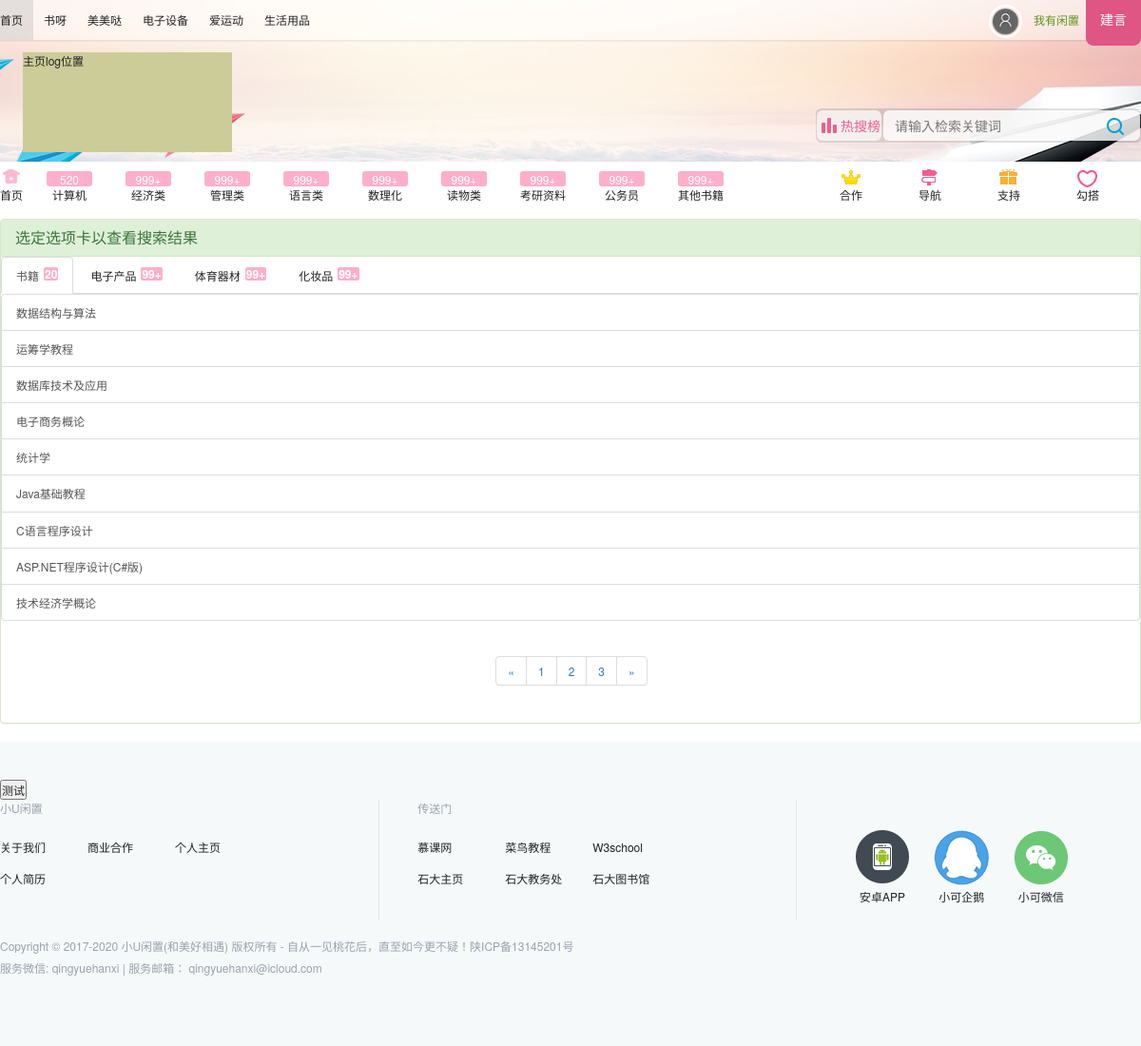
Screenshot of /search.php with the database file from the repository.
### tables this page shows
CREATE TABLE `books` (
  `id` int(11) NOT NULL AUTO_INCREMENT COMMENT '编号 主键',
  `title` varchar(30) NOT NULL COMMENT '书名',
  `author` varchar(30) NOT NULL COMMENT '作者 多名作者 以英文逗号分隔',
  `press` varchar(25) NOT NULL COMMENT '出版社',
  `edition` int(11) NOT NULL DEFAULT '1' COMMENT '版次 未填写则是第一版',
  `label` varchar(25) DEFAULT NULL COMMENT '标签，书的类型，可以多个，以英文逗号分隔',
  `publishdate` date NOT NULL COMMENT '出版日期',
  `printdate` date NOT NULL COMMENT '印刷日期',
  `enteringdate` date NOT NULL COMMENT '录入数据库日期',
  `username` varchar(20) NOT NULL COMMENT '书的主人',
  `price` tinyint(4) NOT NULL COMMENT '书的主人出示的价格 <=300',
  `comment` text COMMENT '主人对书的简介',
  PRIMARY KEY (`id`)
);

### php/pdo_connect.php (called while the page is built, shortened)
<?php
function getPdo(){
	$host = "127.0.0.1";
	$db_name = "syth";
	$user = "shiyoutaohua";
	$password = "12345687";
	$dsn = "mysql:host=$host;dbname=$db_name";
	try{
		$pdo = new PDO($dsn, $user, $password);
	}catch(Exception $e){
		$e->getMessage();
	}
	$pdo ->query("set names utf8");
	return $pdo;
}
?>

### php/search_tools.php (called while the page is built, shortened)
<?php
require_once("pdo_connect.php");
class SearchBooksByKeyword{
	private $pdo,$keyword,$result;
	private $keyArray;
	public function __construct($keyWord){
		$this->pdo = getPdo();
		$this->keyArray = explode(" ", $keyWord);
	}
	function getLargeCount(){
		$sql = "";
		for($i = 0; $i < count($this->keyArray); $i ++){
			$key = $this->keyArray[$i];
			if($i === 0){
				$sql = "SELECT id FROM `books` WHERE (`label` LIKE '%".$key."%' OR `title` LIKE '%".$key."%')";
			}else{
				$sql = $sql." OR (`label` LIKE '%".$key."%' OR `title` LIKE '%".$key."%')";
			}
		}
		try{
			$this->result = $this->pdo->query($sql);
		}
		catch(Exception $e){
			$e->getMessage();
		}
		return count($this->result->fetchAll());
	}
	function getLargeIdSet($pageCode){
		$offset = 9*($pageCode-1);
		$sql = "";
		for($i = 0; $i < count($this->keyArray); $i ++){
			$key = $this->keyArray[$i];
			if($i === 0){
				$sql = "SELECT id FROM `books` WHERE (`label` LIKE '%".$key."%' OR `title` LIKE '%".$key."%') LIMIT ".$offset.",9";
			}else{
				$sql = str_ireplace(substr($sql, -10), "", $sql);
				$sql = $sql." OR (`label` LIKE '%".$key."%' OR `title` LIKE '%".$key."%') LIMIT ".$offset.",9";
			}
		}
		$res = $this->pdo->query($sql);
		return $res;
	}
}
?>

### php/get_all_book_info_by_id.php (called while the page is built, shortened)
<?php
require_once("pdo_connect.php");
class SingleBookInfo{
	private $id_book,$resultArray, $sql;
	public function __construct($id_book){
		@$this->pdo = getPdo();
		$this->sql = "SELECT * FROM books WHERE id=$id_book";
		try{
			$result = $this->pdo->query($this->sql);
			$this->resultArray = $result->fetch(PDO::FETCH_ASSOC);
		}
		catch(Exception $e){
			$e->getMessage();
		}
	}
	function getTitle(){
		return $this->resultArray["title"];
	}
}
?>

### search.php (the view, shortened to what this page needs)
<!doctype html>
<html>
<head>
<link href="css/header.css" rel="stylesheet" type="text/css">
<link href="css/search.css" rel="stylesheet" type="text/css">
<link href="css/footer.css" rel="stylesheet" type="text/css">
<link rel="stylesheet" href="http://cdn.bootcss.com/bootstrap/3.3.7/css/bootstrap.min.css">
<?php
	include_once("php/search_tools.php");
	include_once("php/get_all_book_info_by_id.php");
?>
</head>
<body>
	<header>
    	<div class="minitop">
        	<div class="box1">
            	<ul>
                	<a href="index.php"><li class="li_1" title="首页-U你真好">首页</li></a>
                    <a href="404.html" target="new" title="二手书"><li>书呀</li></a>
                    <a href="404.html" target="new" title="护肤品&衣服"><li>美美哒</li></a>
                    <a href="404.html" target="new" title="电子设备"><li>电子设备</li></a>
                    <a href="404.html" target="new" title="运动健身器材"><li>爱运动</li></a>
                    <a href="404.html" target="new" title="生活用品"><li>生活用品</li></a>
                </ul>
                <div class="login-feedback">
					<a><div class="suggest" title="我们乐意倾听你!">建言</div></a>
					<a><div class="upload">我有闲置</div></a>
					<a href="login.php" target="_top" title="登录">
						<div id="login-ico" class="login">
							<img width="35" height="35" src="images/user-ico/unlogin.png">
						</div>
					</a>
                </div>
            </div>
        </div>
        <div class="topbox">
        	<div class="log_search">
        		<a href="" class="log">主页log位置</a>
            	<div class="search_newest">
            		<a href="404.html" target="new" class="newest" title="大家都在找什么?">
                		<span>热搜榜</span>
                	</a>
                	<div class="search">
                    	<form id="form1" method="get" action="search.php">
                            <input id="word-search" name="keyword" type="text" placeholder="请输入检索关键词">
                            <button name="search" type="submit" title="查找"></button>
                        </form>
                	</div>
            	</div>
            </div>
        </div>
        <nav>
        	<ul>
            	<li>
                	<a href="index.php">
                		<i></i>
                    	<div class="nav-name">首页</div>
                    </a>
                </li>
                <li>
                	<a href="404.html" target="new">
                    	<span>520</span>
                        <div class="nav-name">计算机</div>
                    </a>
                </li>
                <li>
                	<a href="404.html" target="new">
                    	<span>999+</span>
                        <div class="nav-name">经济类</div>
                    </a>
                </li>
                <li>
                	<a href="404.html" target="new">
                    	<span>999+</span>
                        <div class="nav-name">管理类</div>
                    </a>
                </li>
                <li>
                	<a href="404.html" target="new">
                    	<span>999+</span>
                        <div class="nav-name">语言类</div>
                    </a>
                </li>
                <li>
                	<a href="404.html" target="new">
                    	<span>999+</span>
                        <div class="nav-name">数理化</div>
                    </a>
                </li>
                <li>
                	<a href="404.html" target="new">
                    	<span>999+</span>
                        <div class="nav-name">读物类</div>
                    </a>
                </li>
                <li>
                	<a href="404.html" target="new">
                    	<span>999+</span>
                        <div class="nav-name">考研资料</div>
                    </a>
                </li>
                <li>
                	<a href="404.html" target="new">
                    	<span>999+</span>
                        <div class="nav-name">公务员</div>
                    </a>
                </li>
                <li>
                	<a href="404.html" target="new">
                    	<span>999+</span>
                        <div class="nav-name">其他书籍</div>
                    </a>
                </li>
            	<li>
                	<a href="404.html" target="new" title="加入我们">
                		<i></i>
                    	<div class="nav-name">合作</div>
                    </a>
                </li>
            	<li>
                	<a href="404.html" target="new" title="站内导航">
                		<i></i>
                    	<div class="nav-name">导航</div>
                    </a>
                </li>
            	<li>
                	<a title="请支持我们">
                		<i></i>
                    	<div class="nav-name">支持</div>
                    </a>
                </li>
            	<li>
                	<a href="404.html" target="new" title="此汉可撩（￣︶￣）↗">
                		<i></i>
                    	<div class="nav-name">勾搭</div>
                    </a>
                </li>
            </ul>
        </nav>
    </header>
	<div class="mainbox">
		<?php
			if(isset($_REQUEST["keyword"]) && $_REQUEST["keyword"] != null){
				$keyword = $_REQUEST["keyword"];
			}
			else{
				$keyword = "";
			}
			if(isset($_REQUEST["page"]) && $_REQUEST["page"] != null){
				if($_REQUEST["page"] < 1)
				{
					$page = 1;
				}
				else
				{
					$page = $_REQUEST["page"];
				}
			}
			else{
				$page = 1;
			}
			if(isset($_REQUEST["search"])){
				$isFromSearchbox = true;
			}
			else{
				$isFromSearchbox = false;
			}
			$searchBooksByKeyword = new SearchBooksByKeyword($keyword);
			$bookCount = $isFromSearchbox ? ($searchBooksByKeyword->getSmallCount()) : ($searchBooksByKeyword->getLargeCount());
		?>
		<div class="panel panel-success">
			<div class="panel-heading">
				<h3 class="panel-title">选定选项卡以查看搜索结果</h3>
			</div>
			<div class="panel-body" style="height: 490px; padding: 0;">
				<ul id="myTab" class="nav nav-tabs">
					<li class="active">
						<a href="#content1" data-toggle="tab">
							书籍
							<span id="bookcount" class="badge pull-right" style="padding: 1px; margin-left: 5px; border-radius: 2px; background-color: #ffafc9;">
								<?php
									if($bookCount > 99){echo "99+";}else{echo $bookCount;}
								?>
							</span>
						</a>
					</li>
					<li>
						<a href="#content2" data-toggle="tab">
							电子产品
							<span class="badge pull-right" style="padding: 1px; margin-left: 5px; border-radius: 2px; background-color: #ffafc9;">
								99+
							</span>
						</a>
					</li>
					<li>
						<a href="#content3" data-toggle="tab">
							体育器材
							<span class="badge pull-right" style="padding: 1px; margin-left: 5px; border-radius: 2px; background-color: #ffafc9;">
								99+
							</span>
						</a>
					</li>
					<li>
						<a href="#content4" data-toggle="tab">
							化妆品
							<span class="badge pull-right" style="padding: 1px; margin-left: 5px; border-radius: 2px; background-color: #ffafc9;">
								99+
							</span>
						</a>
					</li>
				</ul>
				<div id="myTabContent" class="tab-content">
					<div class="tab-pane fade in active" id="content1">
						<ul class="list-group">
							<?php
								if($isFromSearchbox)
								{
									$result = $searchBooksByKeyword->getSmallIdSet($page);
								}
								else
								{
									$result = $searchBooksByKeyword->getLargeIdSet($page);
								}
								$array = $result->fetchAll(PDO::FETCH_ASSOC);
								for($i = 0; $i < count($array); $i++){
									$bookId = $array[$i]["id"];
									$singleBookInfo = new SingleBookInfo($bookId);
									echo '<a href="module_books/book-detail.php?id_book='.$bookId.'" class="list-group-item" target="new">';
									echo $singleBookInfo->getTitle();
									echo '</a>';
								}
							?>
						</ul>
						<div class="page-code">
							<ul class="pagination">
								<?php
									if($bookCount == 0)
									{
									}
									else
									{
										echo '<li><a onClick="previousPage()">&laquo;</a></li>';
										for($i = 1; $i <= ceil($bookCount/9); $i++)
										{
											echo '<li><a href="search.php?keyword=',$keyword,'&page=',$i,'">',$i,'</a></li>';
										}
										echo '<li><a onClick="nextPage()">&raquo;</a></li>';
									}
								?>
							</ul>
						</div>
					</div>
				</div>
			</div>
		</div>
	</div>
    <footer>
		<button onClick="showPageCode()">测试</button>
    	<div class="wrapgate-about">
        	<table>
            	<tr>
                	<td>
						<span>小U闲置</span>
						<p><a>关于我们</a></p>
						<p><a>商业合作</a></p>
						<p><a>个人主页</a></p>
						<p><a>个人简历</a></p>
					</td>
                    <td>
						<span>传送门</span>
						<p><a href="https://www.imooc.com" title="慕课网" target="new">慕课网</a></p>
						<p><a href="http://www.runoob.com" title="菜鸟教程" target="new">菜鸟教程</a></p>
						<p><a href="http://www.w3school.com.cn" title="W3school" target="new">W3school</a></p>
						<p><a href="http://www.xapi.edu.cn" title="西安石油大学主页" target="new">石大主页</a></p>
						<p><a href="http://jwch.xsyu.edu.cn/index.html" title="西安石油大学教务处" target="new">石大教务处</a></p>
						<p><a href="http://lib.xsyu.edu.cn" title="西安石油大学图书馆" target="new">石大图书馆</a></p>
					</td>
                    <td>
                    	<div class="app-download">
                        	<i></i>
                            安卓APP
                        </div>
                        <div class="qq">
                        	<i></i>
                            小可企鹅
                        </div>
                        <div class="wechat">
                        	<i></i>
                            小可微信
                        </div>
                    </td>
                </tr>
            </table>
        </div>
        <div class="copyright">
        	<p>Copyright © 2017-2020 小U闲置(和美好相遇) 版权所有 - 自从一见桃花后，直至如今更不疑！陕ICP备13145201号</p>
			<p>服务微信: qingyuehanxi | 服务邮箱： qingyuehanxi@icloud.com</p>
        </div>
	</footer>
</body>
</html>

### css/search.css (style rules this page uses)
.mainbox { width: 1200px; height: 550px; position: absolute; top: 230px; left: 0; right: 0; margin: 0 auto; }
.list-group a { overflow: hidden; text-overflow: ellipsis; }
.page-code { width: 1200px; height: 40px; position: absolute; bottom: 50px; }
.page-code ul { display: table; margin: 0 auto; }

### css/footer.css (style rules this page uses)
footer { height:320px; width:100%; position:absolute; top:2200px; background-color: #f6f9fa; padding-top: 40px; }
.wrapgate-about { width:1200px; height:120px; position:absolute; left:50%; margin-left:-600px; }
.wrapgate-about table td { width:370px; height:120px; border-right: 1px solid rgba(229,233,239,1.00); padding:0 40px 0 0; vertical-align: top; }
.wrapgate-about table td span { display: block; float: left; width: 318px; color:#99a2aa; margin-bottom: 24px; }
.wrapgate-about table td p { width: 92px; margin-bottom: 16px; color: rgba(34,34,34,1.00); float: left; }
.wrapgate-about table td:nth-child(2) { padding-left: 40px; }
.wrapgate-about table td:nth-child(3) { height: 90px; padding: 30px 0 0 40px; border: none; }
.wrapgate-about table td:nth-child(3) div { margin:0 0 0 20px; border-radius:5px; }
.wrapgate-about .app-download { width:60px; height:96px; display:inline-block;text-align: center; }
.wrapgate-about .app-download i { display:inline-block; width:60px; height:60px; background-image:url(../images/icons.png); background-position:-1090px -194px; }
.wrapgate-about .qq { width:60px; height:96px; display:inline-block; text-align: center; }
.wrapgate-about .qq i { display:inline-block; width:60px; height:60px; background-image:url(../images/icons.png); background-position:-955px -67px; }
.wrapgate-about .wechat { width:60px; height:96px; display:inline-block;text-align: center; }
.wrapgate-about .wechat i { display:inline-block; width:60px; height:60px; background-image:url(../images/icons.png); background-position:-1024px -65px; }
.copyright { width:1200px; height:120px; position:absolute; top:170px; left:50%; margin:30px -600px; font-size: 12px; }
.copyright p { color:#99a2aa; margin:6px 0; }

### search.php (style rules this page uses)
body a { font-size: 12px; color: rgba(34,34,34,1); }
header nav span { height: 16px; }
footer { top: 780px; font-size: 12px; }
.wrapgate-about table td:first-child { width: 400px; }
.wrapgate-about table td:nth-child(2) { width: 440px; }

### rows the page displays
books: title "数据结构与算法"
books: title "运筹学教程"
books: title "数据库技术及应用"
books: title "电子商务概论"
books: title "统计学"
books: title "Java基础教程"
books: title "C语言程序设计"
books: title "ASP.NET程序设计(C#版)"
books: title "技术经济学概论"

### other values shown
$bookCount "20"
